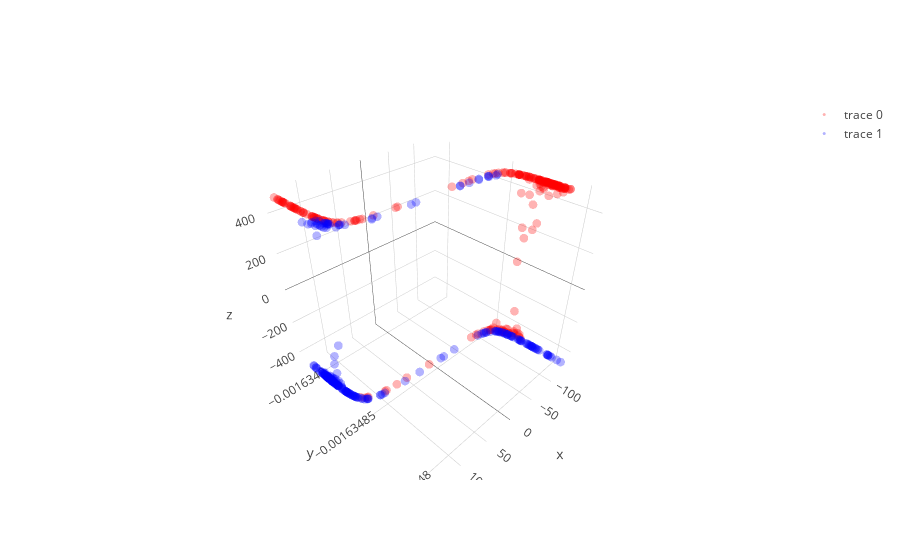

The code cell stored with this chart in its notebook:
### Code cell
# with all scale
expand_dim = 3
w1 = np.random.randn(2,expand_dim)
w2 = np.random.randn(expand_dim,1)
a  = np.ones(expand_dim); b = np.ones(expand_dim); c = np.zeros(expand_dim)

w1 = _sym_decorrelation(w1)
w2 = w2/(np.sqrt(np.sum(w2**2)))

temp_X = np.copy(X)
mini_batch_size = 20
for iter in range(2000):
    cum_loss = 0; temp_X   = shuffle(temp_X)
    
    for mini_batch in range(0,len(X),mini_batch_size):
        current_batch = temp_X[mini_batch:mini_batch+mini_batch_size]
        
        layer1 = current_batch @ w1
        layer1a= a*g(b*layer1)+c
#         layer1a= layer1a + (1/(iter+1))*np.random.uniform(expand_dim)
        layer2 = layer1a       @ w2
        loss   = w2.T @ layer1a.T @ layer1a @ w2
        
        grad2 = -layer1a.T @ layer1a @ w2 
        grad1a= -layer1a@w2@w2.T
        grada = grad1a*g(b*layer1)
        gradb = grad1a*a*g_grad(b*layer1)*layer1
        gradc = grad1a
        grad1 = current_batch.T @(grad1a*a*g_grad(b*layer1)*b) - current_batch.T @ current_batch @ w1 

        w2 = w2 - 0.000009 * grad2
        a = a -   0.00009 * grada.mean(0)
        b = b -   0.000009 * gradb.mean(0)
        c = c -   0.000009 * gradc.mean(0)
        w1 = w1 - 0.000009 * grad1
        
        w1 = _sym_decorrelation(w1)
        w2 = w2/(np.sqrt(np.sum(w2**2)))
        cum_loss      = cum_loss + loss.mean()
        
    if iter%500==0:print('Iter : ',iter," Loss: ",cum_loss)

# projection
projected_mine = (a*g(b*(X @ w1))+c) @ w2

plt.figure(figsize=(20,5))
plt.subplot(1, 3, 1)
plt.scatter(X[y==0, 0], X[y==0, 1], color='red', alpha=0.5)
plt.scatter(X[y==1, 0], X[y==1, 1], color='blue', alpha=0.5)
plt.quiver(X.mean(0)[0], X.mean(0)[1], evector[0,0],evector[0,1], color=['b'], scale=2.5)
plt.quiver(X.mean(0)[0], X.mean(0)[1], evector[1,0],evector[1,1], color=['g'], scale=2.5)

plt.subplot(1, 3, 2,projection='3d')
one_layer_project = (a*g(b*(X @ w1))+c)
plt.scatter(one_layer_project[:,0],one_layer_project[:,1],one_layer_project[:,2], color='red')

plt.subplot(1, 3, 3)
plt.scatter(projected_mine[y==0], np.zeros((len(projected_mine)//2)),  color='red', alpha=0.5)
plt.scatter(projected_mine[y==1], np.zeros((len(projected_mine)//2)), color='blue', alpha=0.5)

plt.show()

trace1 = go.Scatter3d(
    x=one_layer_project[y==0,0],
    y=one_layer_project[y==0,1],
    z=one_layer_project[y==0,2],
    mode='markers',
    line=dict(color='red',width=0.5),
    marker=dict(size=3,opacity=0.3)
)
trace2 = go.Scatter3d(
    x=one_layer_project[y==1,0],
    y=one_layer_project[y==1,1],
    z=one_layer_project[y==1,2],
    mode='markers',
    line=dict(color='blue',width=0.5),
    marker=dict(size=3,opacity=0.3)
)
data = [trace1,trace2]
fig  = go.Figure(data=data)
iplot(fig)

### Figure 1 — Plotly figure (JSON) as saved in the notebook; plotly's stock layout.template omitted (floating-point values rounded to 4 significant figures; data arrays with more than 128 entries replaced by an {"elided": "..."} marker saying what was removed)
{"data": [{"line": {"color": "red", "width": 0.5}, "marker": {"opacity": 0.3, "size": 3}, "mode": "markers", "type": "scatter3d", "uid": "009bd107-f049-498b-928b-208bd5de6fe8", "x": {"elided": "250 float values"}, "y": {"elided": "250 float values"}, "z": {"elided": "250 float values"}}, {"line": {"color": "blue", "width": 0.5}, "marker": {"opacity": 0.3, "size": 3}, "mode": "markers", "type": "scatter3d", "uid": "07379874-71fd-40a1-96a3-e3dfb491a4cd", "x": {"elided": "250 float values"}, "y": {"elided": "250 float values"}, "z": {"elided": "250 float values"}}], "layout": {}}
